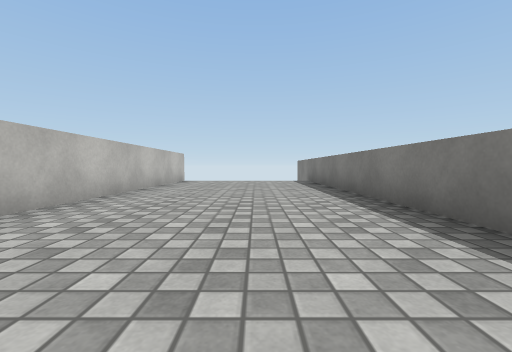
view 1 (above)

16 first-person views from a walk through a scene from a Unity 3-D project. The camera is 0.51 m above the floor, tilts 2° down and sees 90° across. The floor is counted in squares, 1 m on a side. Each view is taken from the middle of a square. On the plan, view 1 faces up. The plan holds only what a view shows up to about 9 squares ahead; the rest is blank. The place goes on beyond the plan. The player character is not drawn. Some animated figures are not drawn. Surface patterns are stand-ins for the level's own textures.

view 2
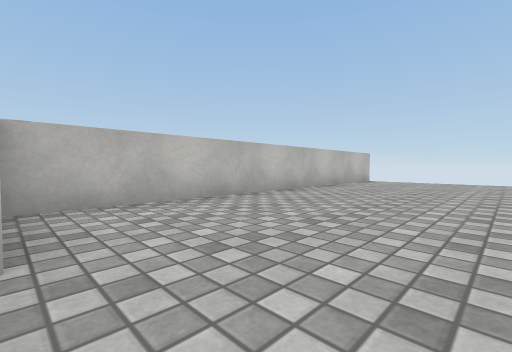

view 3
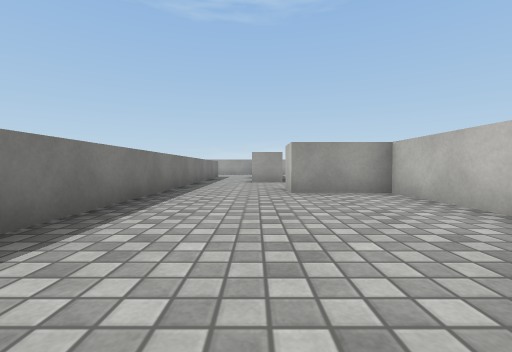

view 4
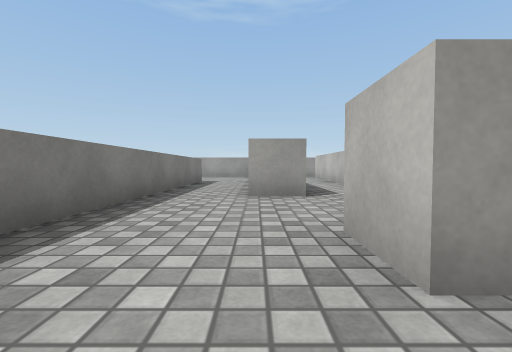

view 5
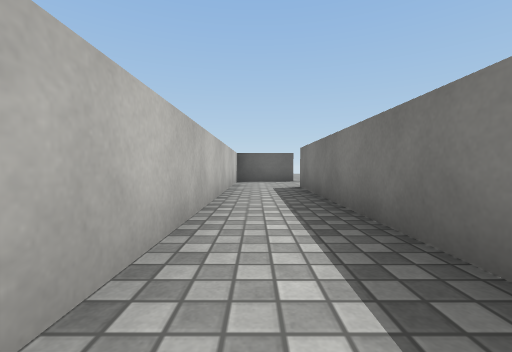

view 6
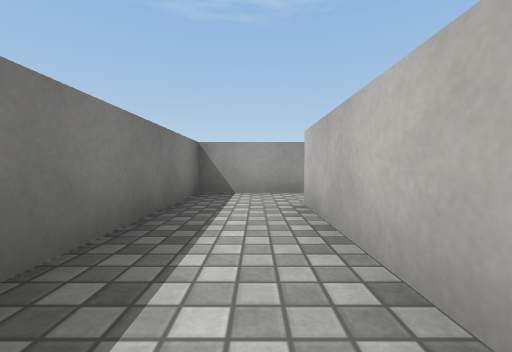

view 7
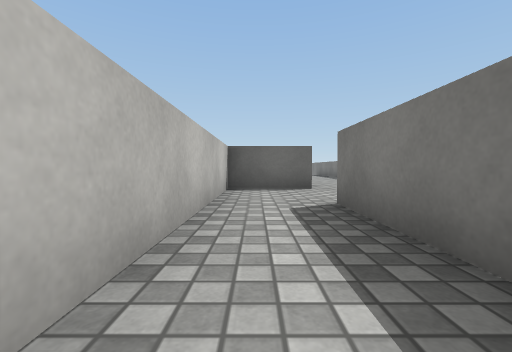

view 8
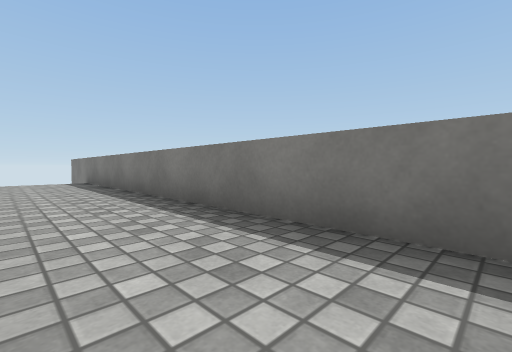

view 9
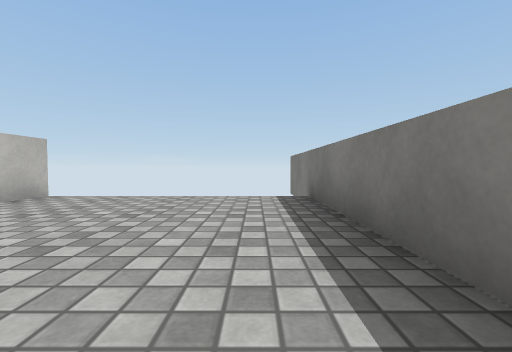

view 10
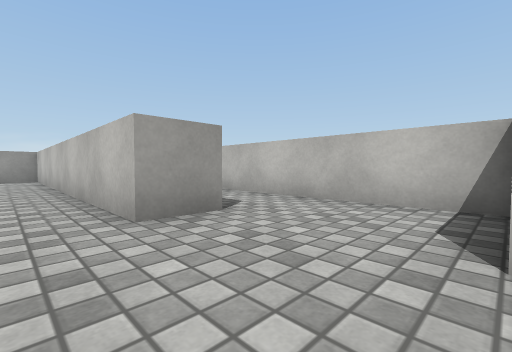

view 11
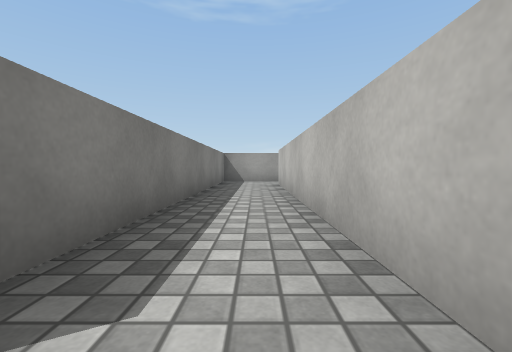

view 12
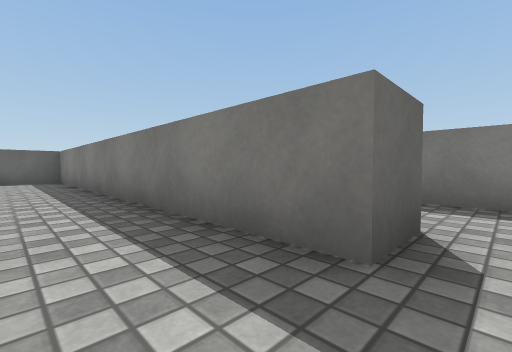

view 13
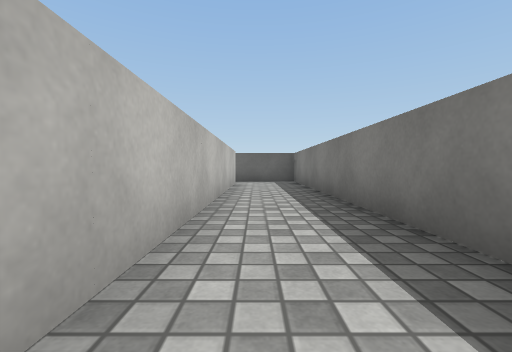

view 14
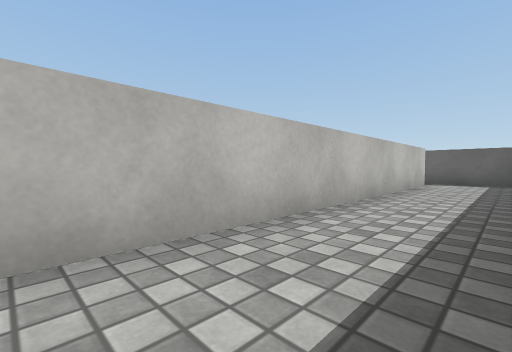

view 15
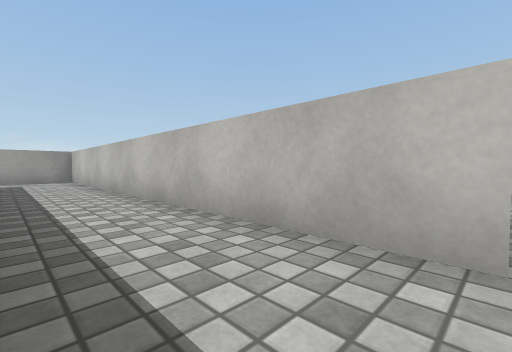

view 16
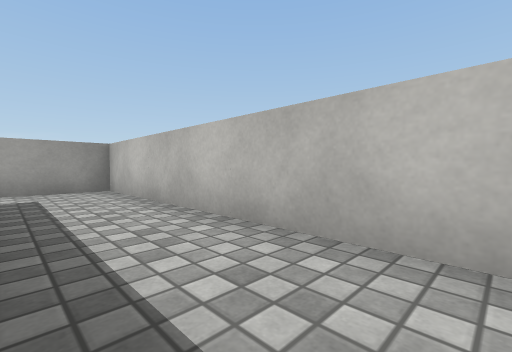

### Floor plan
Ten units are one square. View 1 is at (0, 0); x grows to the right and y downward. Boxes are objects, and circles mark ways between rooms. Rooms are numbered by the first view taken in them; rooms with no view inside come last. Other rooms are left out.
<svg viewBox="-64 -110 88 235">
<path fill="none" stroke="#000" d="M19 14 19 -105M-27 -95 -27 0 -7 0 -7 10M-7 10 -27 10 -27 105M-24 120 -9 120 -9 34M-27 105 -37 105 -37 10 -59 10M-56 19 -56 120 -24 120M-9 34 1 34M19 34 19 14"/>
<circle cx="5" cy="5" r="3" fill="#2a7"/>
<circle cx="-30" cy="110" r="3" fill="#2a7"/>
<circle cx="-10" cy="25" r="3" fill="#2a7"/>
<text x="0" y="-40">1</text>
<text x="-20" y="60">2</text>
<text x="-40" y="70">3</text>
<text x="0" y="20">4</text>
</svg>
Room 1 opens to room 4. Room 2 opens to room 3. Room 2 opens to room 4.

Where each view was taken, in squares from view 1:
view 1: 0 up, 0 right, facing up
view 2: 0 up, 1 right, facing up-left
view 3: 5 up, 0 right, facing down
view 4: 1 up, 0 right, facing down
view 5: 10 down, 2 left, facing up
view 6: 7 down, 2 left, facing down
view 7: 7 down, 2 left, facing up
view 8: 0 up, 0 right, facing up-right
view 9: 5 up, 1 right, facing up
view 10: 1 down, 1 right, facing down-left
view 11: 3 down, 2 left, facing down
view 12: 11 down, 5 left, facing up-right
view 13: 10 down, 5 left, facing up
view 14: 10 down, 4 left, facing up-left
view 15: 2 down, 4 left, facing down-left
view 16: 6 down, 4 left, facing down-left
